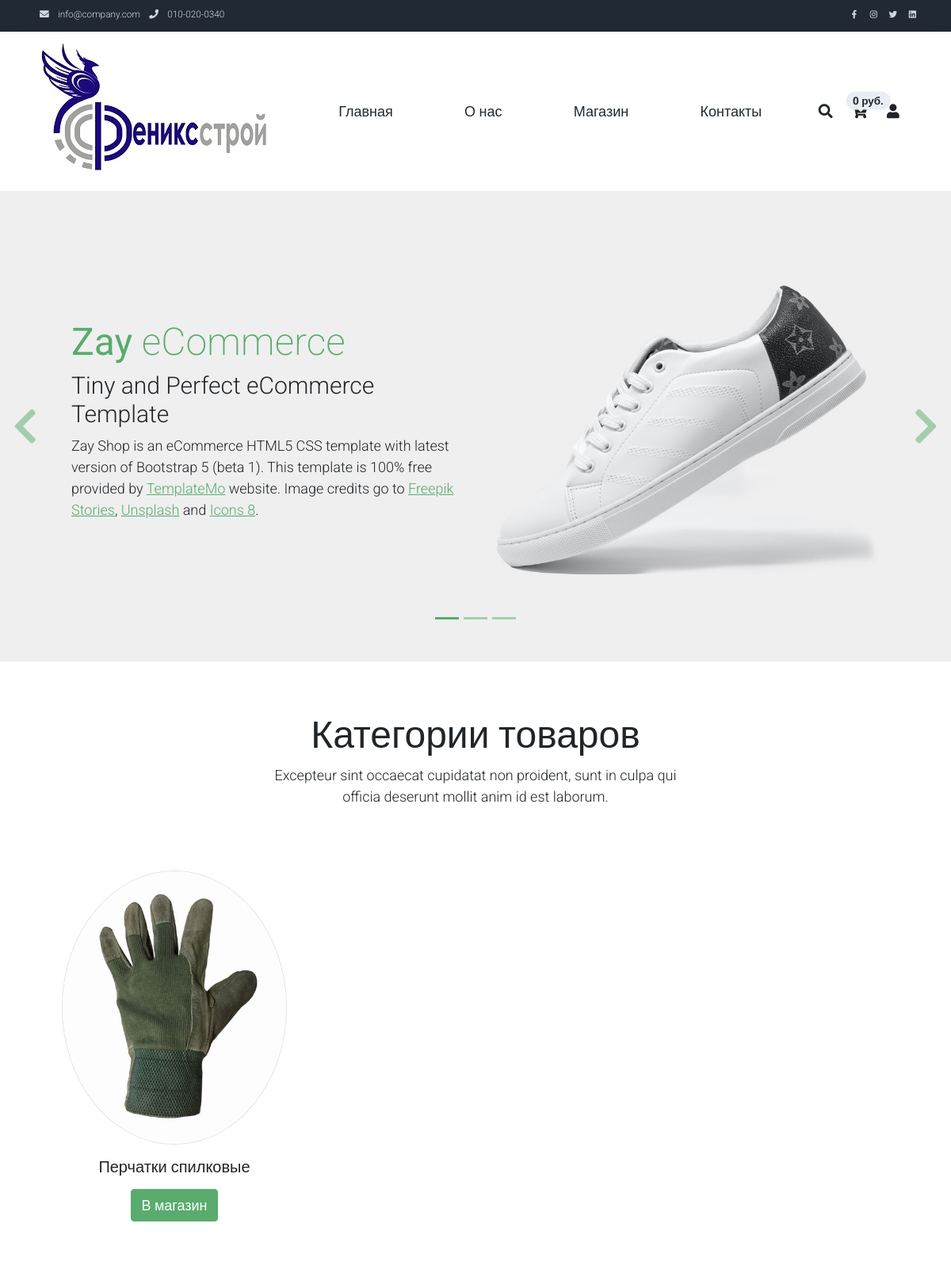
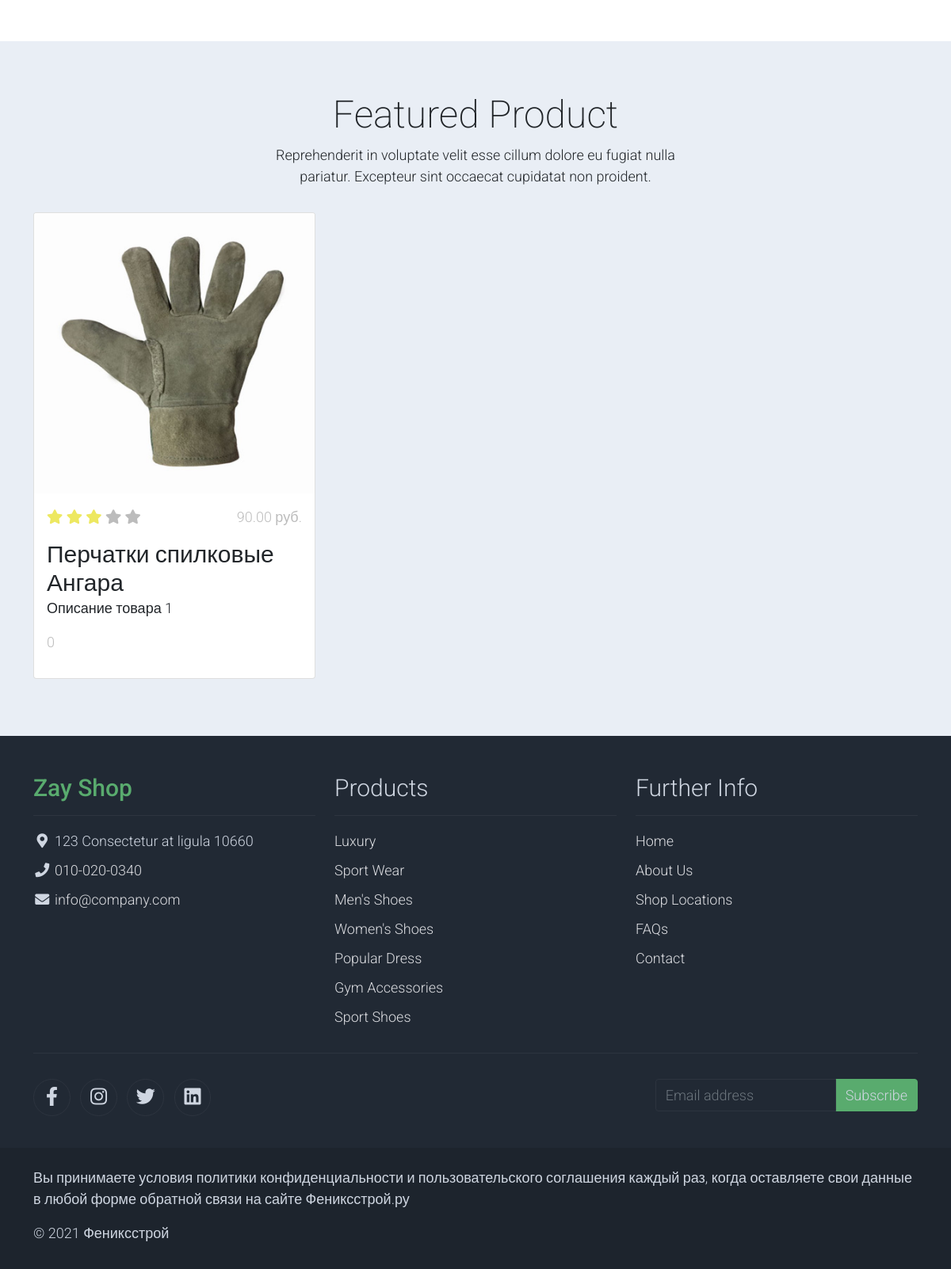
The page / on the database its author committed (2 pictures, top to bottom).
### shop/models.py (models this page shows, shortened)
class Category(models.Model):
    name = models.CharField(max_length=70, verbose_name='Название категории')
    slug = models.SlugField(verbose_name='Псевдоним', unique=True)
    published = models.BooleanField(verbose_name='Опубликовано')
    image = models.ImageField(
        verbose_name='Изображение товара',
        upload_to='categories/',
        null=True,
        blank=True)
    class Meta:
        verbose_name_plural = 'Категории'
        verbose_name = 'Категория'
        ordering = ('name',)
    def get_absolute_url(self):
        return reverse('category_detail', kwargs={'category_slug': self.slug})

class Product(models.Model):
    MIN_RESOLUTION = (400, 400)
    name = models.CharField(max_length=255, verbose_name='Название товара')
    slug = models.SlugField(unique=True, verbose_name='Псевдоним')
    article_number = models.CharField(
        max_length=20, verbose_name='Артикул', null=True, blank=True)
    manufacturer = models.ForeignKey(
        Manufacturer,
        on_delete=models.SET_NULL,
        verbose_name='Производитель',
        null=True,
        blank=True,
        related_name='manufacturer_products')
    desctriptions = models.TextField(
        verbose_name='Описание товара', null=True, blank=True)
    category = models.ForeignKey(
        Category,
        on_delete=models.SET_NULL,
        verbose_name='Категория товара',
        related_name='category_products',
        null=True)
    price = models.DecimalField(
        max_digits=9,
        decimal_places=2,
        verbose_name='Цена товара, руб.',
        null=True,
        blank=True)
    image = models.ImageField(
        verbose_name='Изображение товара',
        upload_to='products/',
        null=True,
        blank=True)
    rating = models.IntegerField(
        'Рейтинг', null=True, blank=True, default=0)
    published = models.BooleanField(verbose_name='Опубликовано')
    class Meta:
        verbose_name_plural = 'Товары'
        verbose_name = 'Товар'
        ordering = ('price', 'name')
        abstract = True

class Gloves(Product):
    features = models.CharField(
        max_length=255, verbose_name='свойства товара', null=True, blank=True)
    material = models.CharField(
        max_length=70, verbose_name='материал основы', null=True, blank=True)
    coating_material = models.CharField(
        max_length=70, verbose_name='материал покрытия', null=True, blank=True)
    type_coating = models.CharField(
        max_length=70, verbose_name='тип покрытия', null=True, blank=True)
    color = models.CharField(
        max_length=150, verbose_name='цвет', null=True, blank=True)
    size = models.CharField(
        max_length=150, verbose_name='размер', null=True, blank=True)
    quantity_pack = models.CharField(
        max_length=10,
        verbose_name='количество в упаковке',
        null=True,
        blank=True)
    minimum_packaging = models.CharField(
        max_length=10,
        verbose_name='минимальная упаковка',
        null=True,
        blank=True)
    pair_weight = models.CharField(
        max_length=10, verbose_name='вес пары', null=True, blank=True)
    def get_absolute_url(self):
        return get_product_url(self, 'product_detail')

### shop/views.py (the view)
# urls.py: path('', views.BaseView.as_view(), name='base'),
class BaseView(View):
    def get(self, request, *args, **kwargs):
        categories = Category.objects.filter(published=True).all()
        products = LatestProducts.objects.get_products_for_main_page(
            'gloves',
            whith_respect_to='gloves')
        return render(
            request, 'base.html', {
                'categories': categories, 'products': products})

### cart/cart.py (called while the page is built)
    def get_total_price(self):
        return sum(Decimal(item['price']) * item['quantity'] for item in self.cart.values())

### cart/context_processors.py (called while the page is built)
def cart(request):
    return {'cart': Cart(request)}

### shop/models.py (called while the page is built, shortened)
def get_product_url(obj, viewname):
    return reverse(viewname, kwargs={'slug': obj.slug, 'id': obj.id})

    @staticmethod
    def get_products_for_main_page(*args, **kwargs):
        with_respect_to = kwargs.get('with_respect_to')
        products = []
        ct_models = ContentType.objects.filter(model__in=args)
        for ct_model in ct_models:
            model_products = (
                ct_model.model_class()._base_manager.all().order_by('-id')[:5])
            products.extend(model_products)
        return products

### templates/base.html (shortened to what this page needs)
<!DOCTYPE html>
<html lang="ru">
{% load static %}
<head>
  <link href="{% static 'assets/css/bootstrap.min.css' %}" rel="stylesheet">
  <link rel="stylesheet" href="{% static 'assets/css/templatemo.css' %}">
  <link rel="stylesheet" href="{% static 'assets/css/custom.css' %}">
  <link rel="stylesheet" href="{% static 'assets/css/fontawesome.min.css' %}">
</head>
<body>
  {% include 'includes/top_nav.html' %}
  {% include 'includes/nav_header.html' %}
{% block content %}
  {% include 'includes/banner_hero.html' %}
  {% include 'includes/categories.html' %}
  {% include 'includes/featured_product.html' %}
{% endblock content %}
  {% include 'includes/footer.html' %}
</body>
</html>

### templates/includes/categories.html
<section class="container py-5">
    <div class="row text-center pt-3">
      <div class="col-lg-6 m-auto">
        <h1 class="h1">Категории товаров</h1>
        <p>
          Excepteur sint occaecat cupidatat non proident, sunt in culpa qui officia
          deserunt mollit anim id est laborum.
        </p>
      </div>
    </div>
    <div class="row">
    {% for category in categories %}
      <div class="col-12 col-md-4 p-5 mt-3">
        <a href="{{ category.get_absolute_url }}"><img src="{{ category.image.url }}" class="rounded-circle img-fluid border"></a>
        <h5 class="text-center mt-3 mb-3">{{ category.name }}</h5>
        <p class="text-center"><a href="{% url 'shop' %}" class="btn btn-success">В магазин</a></p>
      </div>
    {% endfor %}
    </div>
</section>

### templates/includes/featured_product.html
<section class="bg-light">
    <div class="container py-5">
      <div class="row text-center py-3">
        <div class="col-lg-6 m-auto">
          <h1 class="h1">Featured Product</h1>
          <p>
            Reprehenderit in voluptate velit esse cillum dolore eu fugiat nulla pariatur.
            Excepteur sint occaecat cupidatat non proident.
          </p>
        </div>
      </div>
      <div class="row">
        {% for product in products %}
        <div class="col-12 col-md-4 mb-4">
          <div class="card h-100">
            <a href="{{ product.get_absolute_url }}">
              <img src="{{ product.image.url }}" class="card-img-top" alt="...">
            </a>
            <div class="card-body">
              <ul class="list-unstyled d-flex justify-content-between">
                <li>
                  <i class="text-warning fa fa-star"></i>
                  <i class="text-warning fa fa-star"></i>
                  <i class="text-warning fa fa-star"></i>
                  <i class="text-muted fa fa-star"></i>
                  <i class="text-muted fa fa-star"></i>
                </li>
                <li class="text-muted text-right">{{ product.price }} руб.</li>
              </ul>
              <a href="{{ product.get_absolute_url }}" class="h2 text-decoration-none text-dark">{{ product.name }}</a>
              <p class="card-text">
                {{ product.desctriptions }}
              </p>
              <p class="text-muted">{{ product.comments.count }}</p>
            </div>
          </div>
        </div>
        {% endfor %}
      </div>
    </div>
</section>

### shop/static/assets/css/templatemo.css (style rules this page uses)
body, ul, li, p, a, label, input, div { font-family: 'Roboto', sans-serif; font-size: 18px !important; font-weight: 300 !important; }
.h1 { font-family: 'Roboto', sans-serif; font-size: 48px !important; font-weight: 200 !important; }
.h2 { font-family: 'Roboto', sans-serif; font-size: 30px !important; font-weight: 300; }
.text-warning { color: #ede861 !important; }
.text-muted { color: #bcbcbc !important; }
.bg-light { background-color: #e9eef5 !important; }
.btn-success { background-color: #59ab6e !important; border-color: #56ae6c !important; }

### rows shown on the page
Category: image (picture), name "Перчатки спилковые"
Gloves: image (picture), price "90.00", name "Перчатки спилковые Ангара", desctriptions "Описание товара 1", comments.count "0"

### other values the page prints
{{ cart.get_total_price }} "0"
